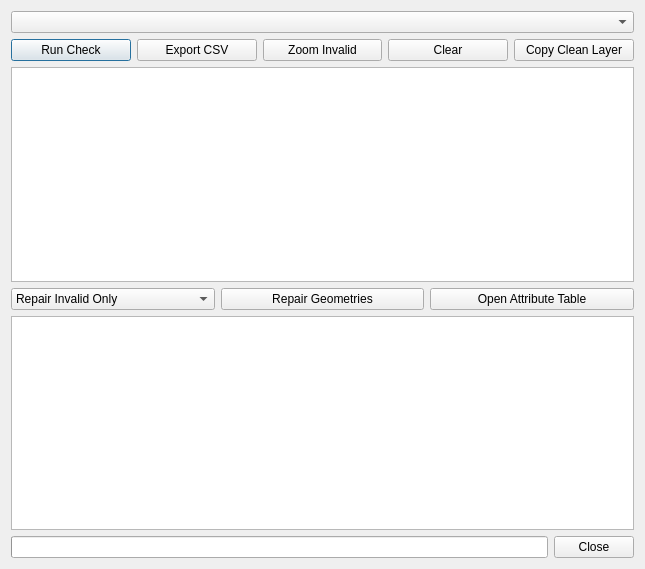
<?xml version="1.0" encoding="UTF-8"?>
<ui version="4.0">
 <class>LayerHealthCheckerDialog</class>
 <widget class="QDialog" name="LayerHealthCheckerDialog">
  <property name="geometry">
   <rect>
    <x>0</x>
    <y>0</y>
    <width>645</width>
    <height>569</height>
   </rect>
  </property>
  <property name="windowTitle">
   <string>Layer Health Checker</string>
  </property>
  <layout class="QGridLayout" name="gridLayout">
   <item row="0" column="0">
    <widget class="QComboBox" name="comboLayers"/>
   </item>
   <item row="1" column="0">
    <layout class="QHBoxLayout" name="buttonLayout">
     <item>
      <widget class="QPushButton" name="btnRun">
       <property name="text">
        <string>Run Check</string>
       </property>
      </widget>
     </item>
     <item>
      <widget class="QPushButton" name="btnExport">
       <property name="text">
        <string>Export CSV</string>
       </property>
      </widget>
     </item>
     <item>
      <widget class="QPushButton" name="btnZoomInvalid">
       <property name="text">
        <string>Zoom Invalid</string>
       </property>
      </widget>
     </item>
     <item>
      <widget class="QPushButton" name="btnClear">
       <property name="text">
        <string>Clear</string>
       </property>
      </widget>
     </item>
     <item>
      <widget class="QPushButton" name="btnCopyClean">
       <property name="text">
        <string>Copy Clean Layer</string>
       </property>
      </widget>
     </item>
    </layout>
   </item>
   <item row="3" column="0">
    <widget class="QTableWidget" name="tableResults"/>
   </item>
   <item row="6" column="0">
    <layout class="QHBoxLayout" name="horizontalLayout_2">
     <item>
      <widget class="QProgressBar" name="progressBar"/>
     </item>
     <item>
      <widget class="QPushButton" name="btnClose">
       <property name="text">
        <string>Close</string>
       </property>
      </widget>
     </item>
    </layout>
   </item>
   <item row="5" column="0">
    <widget class="QTextEdit" name="textLog">
     <property name="readOnly">
      <bool>true</bool>
     </property>
    </widget>
   </item>
   <item row="4" column="0">
    <layout class="QHBoxLayout" name="horizontalLayout">
     <item>
      <widget class="QComboBox" name="comboRepairMode">
       <property name="toolTip">
        <string>Select repair mode</string>
       </property>
       <item>
        <property name="text">
         <string>Repair Invalid Only</string>
        </property>
       </item>
       <item>
        <property name="text">
         <string>Repair Entire Layer</string>
        </property>
       </item>
      </widget>
     </item>
     <item>
      <widget class="QPushButton" name="btnRepair">
       <property name="text">
        <string>Repair Geometries</string>
       </property>
      </widget>
     </item>
     <item>
      <widget class="QPushButton" name="btnOpenTable">
       <property name="text">
        <string>Open Attribute Table</string>
       </property>
      </widget>
     </item>
    </layout>
   </item>
  </layout>
 </widget>
 <resources/>
 <connections/>
</ui>
